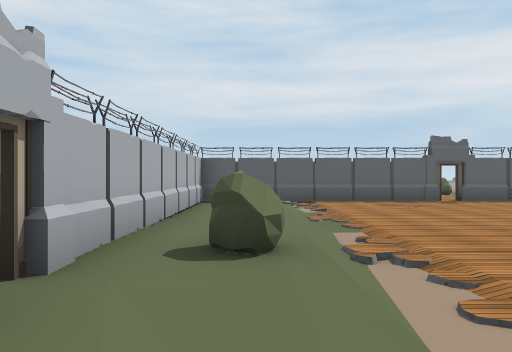
[1] (above)

12 first-person views from a walk through a Unity game level. The camera is 1.3 m above the floor, looks level and sees 70° across. The floor is counted in squares, 2 m on a side. Each view is taken from the middle of a square. On the plan, view 1 faces up. The plan holds only what a view shows up to about 11 squares ahead; the rest is blank. The place goes on beyond the plan. The player character is not drawn. Some surface patterns are stand-ins.

[2]
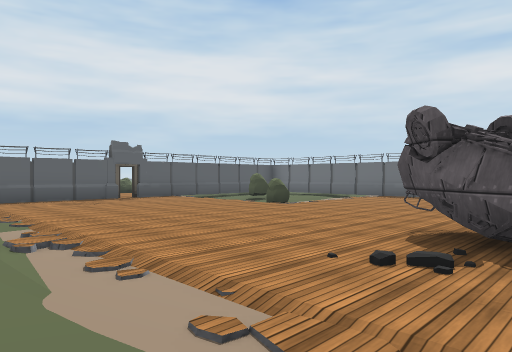

[3]
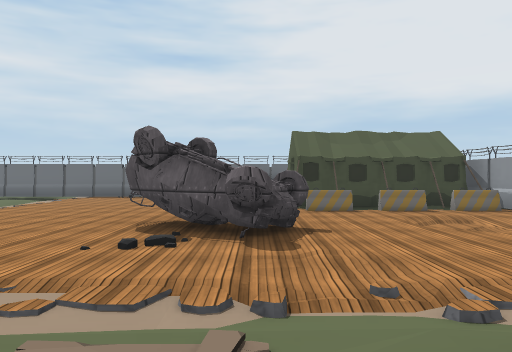

[4]
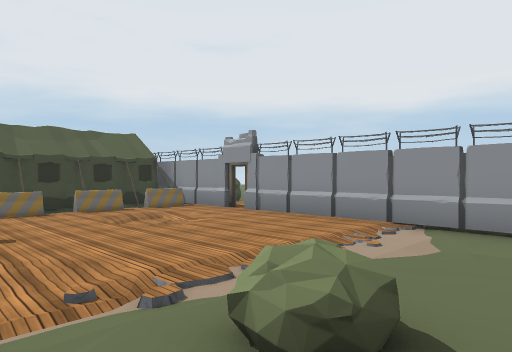

[5]
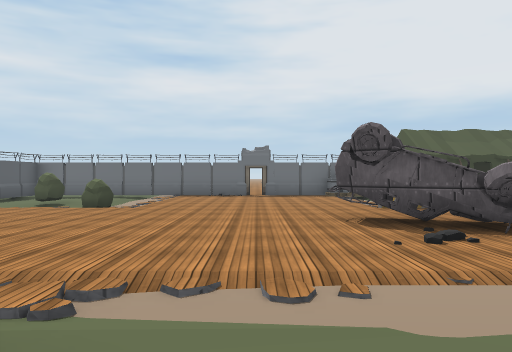

[6]
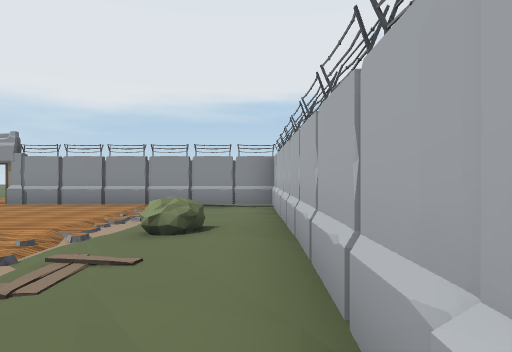

[7]
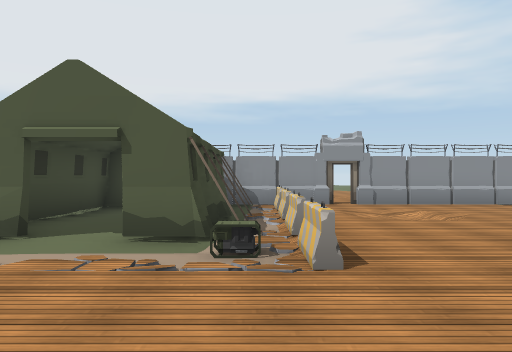

[8]
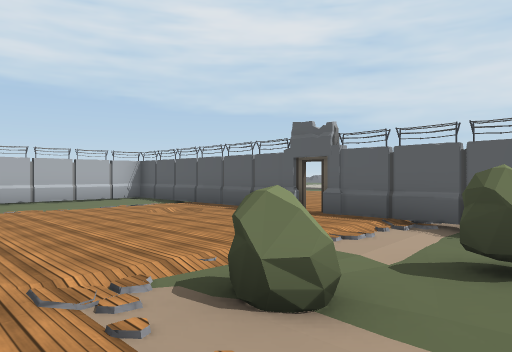

[9]
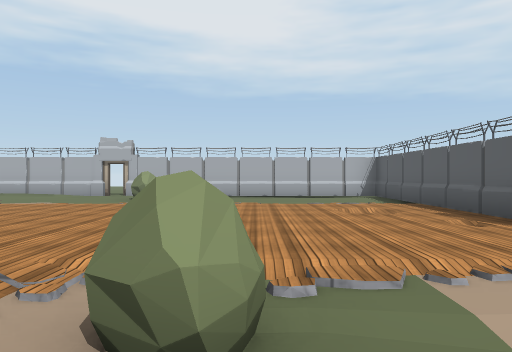

[10]
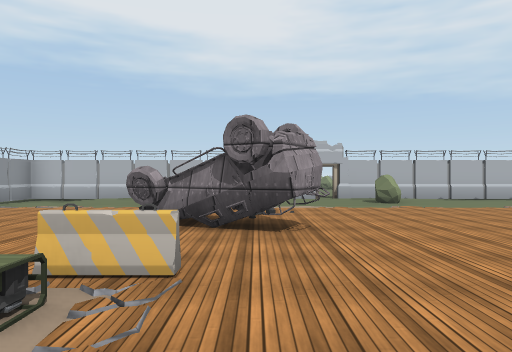

[11]
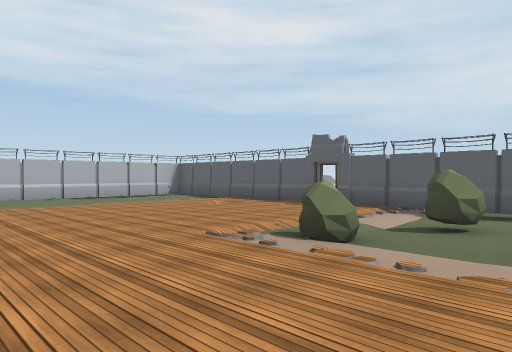

[12]
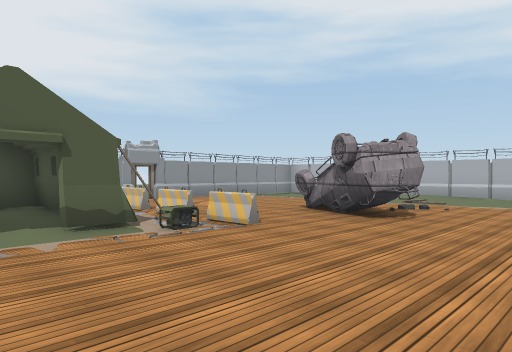

### Floor plan
Key: @ floor where view 1 was taken; # wall or solid block; . main floor; : floor 0.25 m higher than the main floor; - floor 0.25 m lower than the main floor; / step, stairs or slope; B bush; C car; A barricade; T tent; G generator; O other object.
Columns run from 2 left of view 1 to 10 right of it. Each row starts with its distance up from view 1.
 10       ......
  9 #######.#####
  8 #..../....-.
  7 #.........BB.
  6 #........BB-.
  5 #............
  4 #............
  3 #.B-.........
  2 .............
  1 #.....C......
  0 #.@...CC.G...
 -1 #:./.CC..A..
 -2 #.B//....A#.T
 -3 #........AT.T
 -4 #.....//.AT.T
 -5 #.-...//.AT.T
 -6 ##.......#TTT
 -7 .######.##
 -8        ..O

Where each view was taken, in squares from view 1:
view 1: 0 up, 0 right, facing up
view 2: 1 down, 0 right, facing up-right
view 3: 1 down, 1 left, facing right
view 4: 1 down, 1 left, facing down-right
view 5: 2 up, 1 left, facing right
view 6: 2 up, 1 left, facing down
view 7: 2 up, 7 right, facing down
view 8: 4 up, 9 right, facing up-left
view 9: 6 up, 9 right, facing left
view 10: 0 up, 9 right, facing left
view 11: 2 up, 10 right, facing up-left
view 12: 3 up, 10 right, facing down-left
